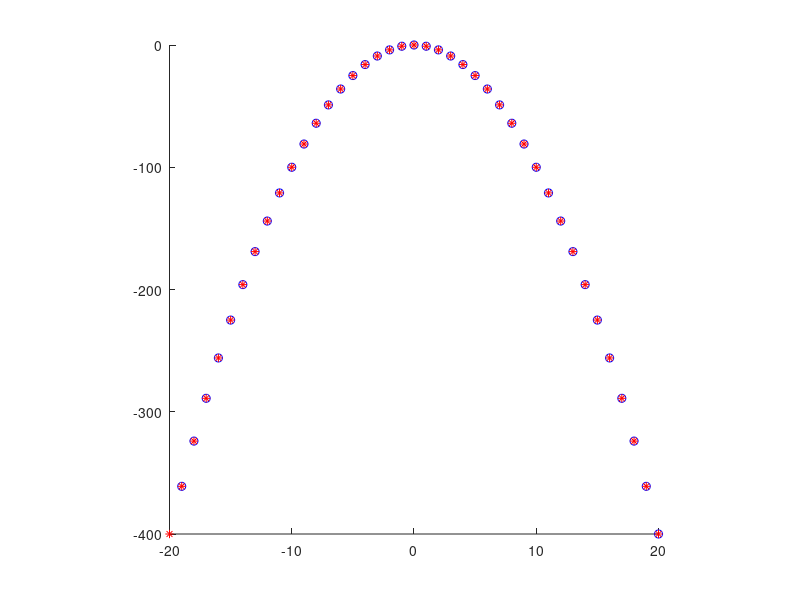

MATLAB code to generate this figure:
clc
close all
clear all
figure(1)
figure('units', 'normalized', 'outerposition', [0 0 1 1])
xx = 10;
while xx < 20
    clc
    close all
for x = -20:20
    xx = x + 1;
    y = -(x.*x);
    yy = -(xx.*xx);
    hold on
    xlim([-20 20])
    ylim([-400 0])
    plot(x, y, '*r')
    plot(xx,yy, 'ob')
    axis square

    pause(.2)
end
end